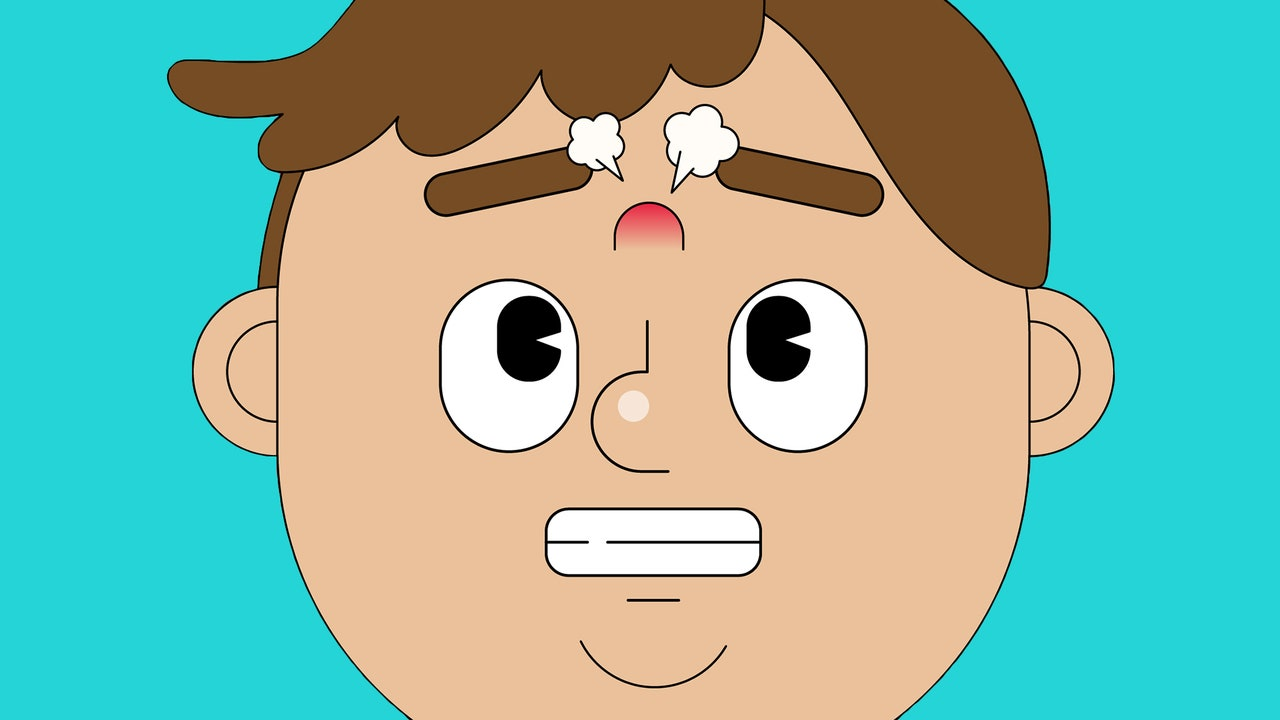
#> input picture face.jpg, 1280 x 720 px
$ jupyter execute main.ipynb
#> lines starting #> are read from the running program, lines starting #| are printed output that depends on the picture
[cell 1]
import cv2
import numpy as np
from matplotlib import pyplot as plt

[cell 2]
def display_image_in_actual_size(im_path):

#> called with im_path = './face.jpg'
    dpi = 80
    im_data = plt.imread(im_path)
#> im_data is the input picture: shape (720, 1280, 3); mean R, G, B 134, 183.5, 165
    height, width, depth = im_data.shape
#> height = 720; width = 1280; depth = 3

    # What size does the figure need to be in inches to fit the image?
    figsize = width / float(dpi), height / float(dpi)
#> figsize = (16, 9)

    # Create a figure of the right size with one axes that takes up the full figure
    fig = plt.figure(figsize=figsize)
    ax = fig.add_axes([0, 0, 1, 1])

    # Hide spines, ticks, etc.
    ax.axis('off')

    # Display the image.
    ax.imshow(im_data)

    plt.show()

[cell 3]
display_image_in_actual_size("./face.jpg")

[cell 4]
gray_base = cv2.imread('face.jpg', 0)
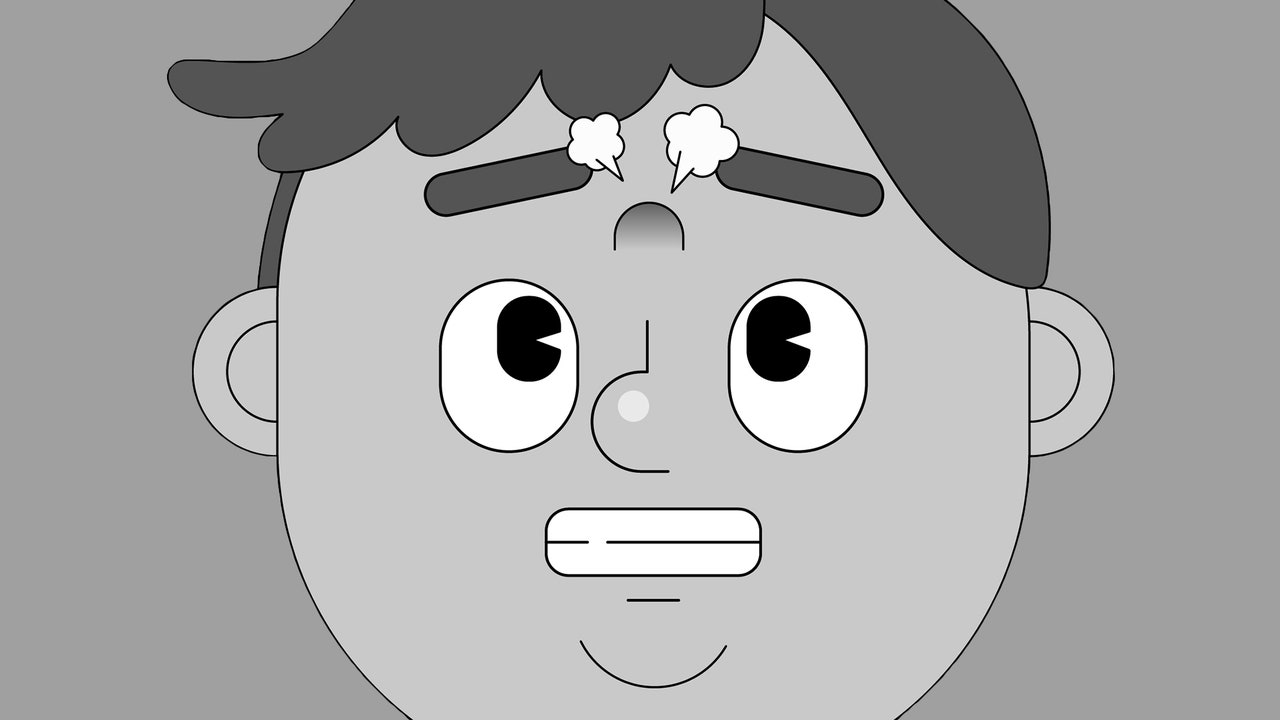
#> gray_base: shape (720, 1280); min 0, max 255, mean 166.5

# fast fourier transform for grayscale base image
f_base = np.fft.fft2(gray_base)

# zero frequency component (DC component) will be at top left corner
# if you want to bring it to center, you need to shift the result by N/2 in both the directions
f_base_shift = np.fft.fftshift(f_base)
magnitude_spectrum = 20 * np.log(np.abs(f_base_shift))
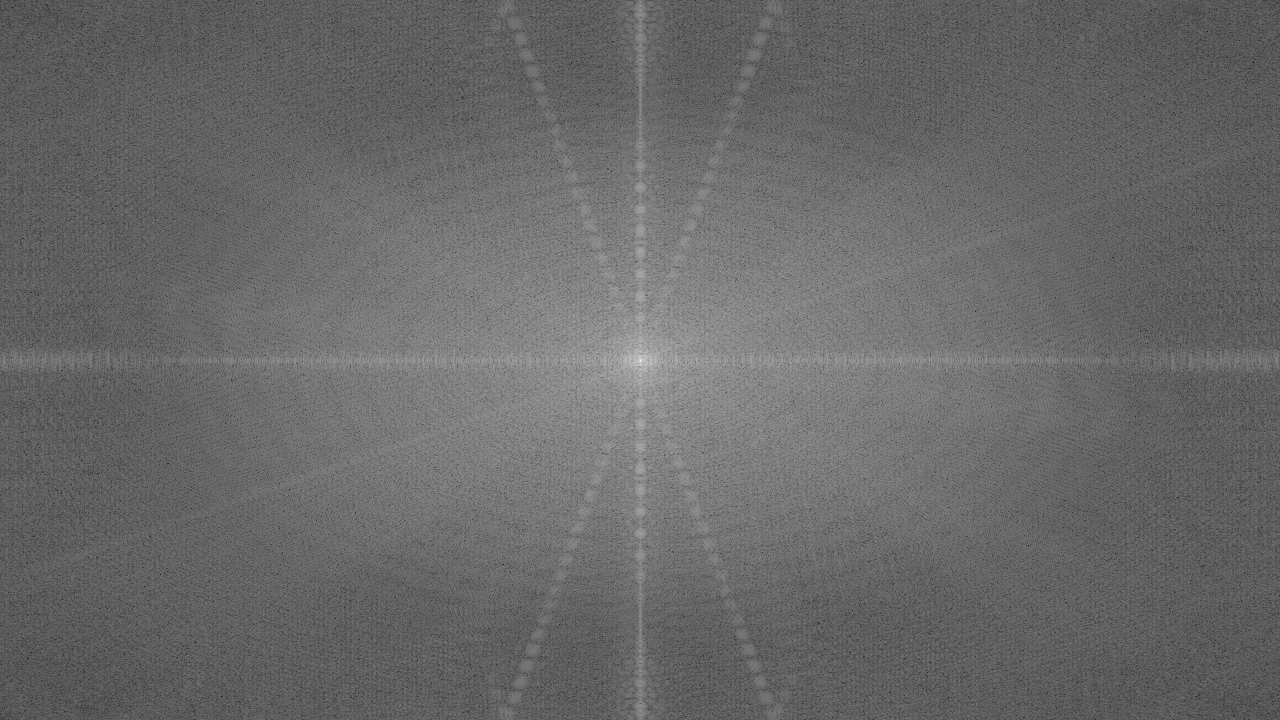
#> magnitude_spectrum: shape (720, 1280) float64; min 28.21, max 377, mean 171.9; drawn with min black and max white

# apply side-by-side plots for kernels
plt.figure(num='Base and Magnitude Spectrum', figsize=(20,10))
plt.subplot(121), plt.imshow(gray_base, cmap = 'gray')
plt.title('Base'), plt.xticks([]), plt.yticks([])
plt.subplot(122),plt.imshow(magnitude_spectrum, cmap='gray')
plt.title('Magnitude Spectrum'), plt.xticks([]), plt.yticks([])

plt.show()
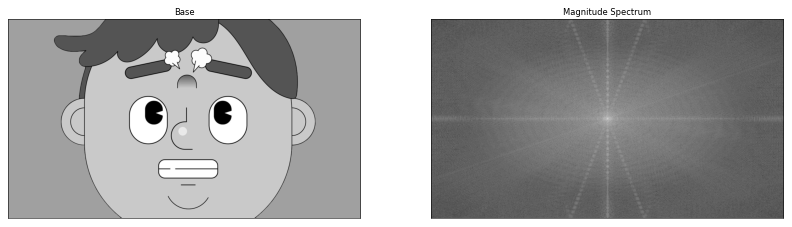
#> figure drawn by matplotlib, 2 panels

[cell 5]
rows, cols = gray_base.shape
#> rows = 720; cols = 1280
crow, ccol = rows//2 , cols//2
#> crow = 360; ccol = 640

# simply remove the low frequencies by masking with a rectangular window of size 60x60
f_base_shift[crow-30:crow+31, ccol-30:ccol+31] = 0

# apply the inverse shift using np.fft.ifftshift()
# so that DC component again come at the top-left corner
f_ishift = np.fft.ifftshift(f_base_shift)

# find inverse FFT using np.ifft2()
img_back = np.fft.ifft2(f_ishift)

# the result will be a complex number, we can take its absolute value
img_back = np.real(img_back)
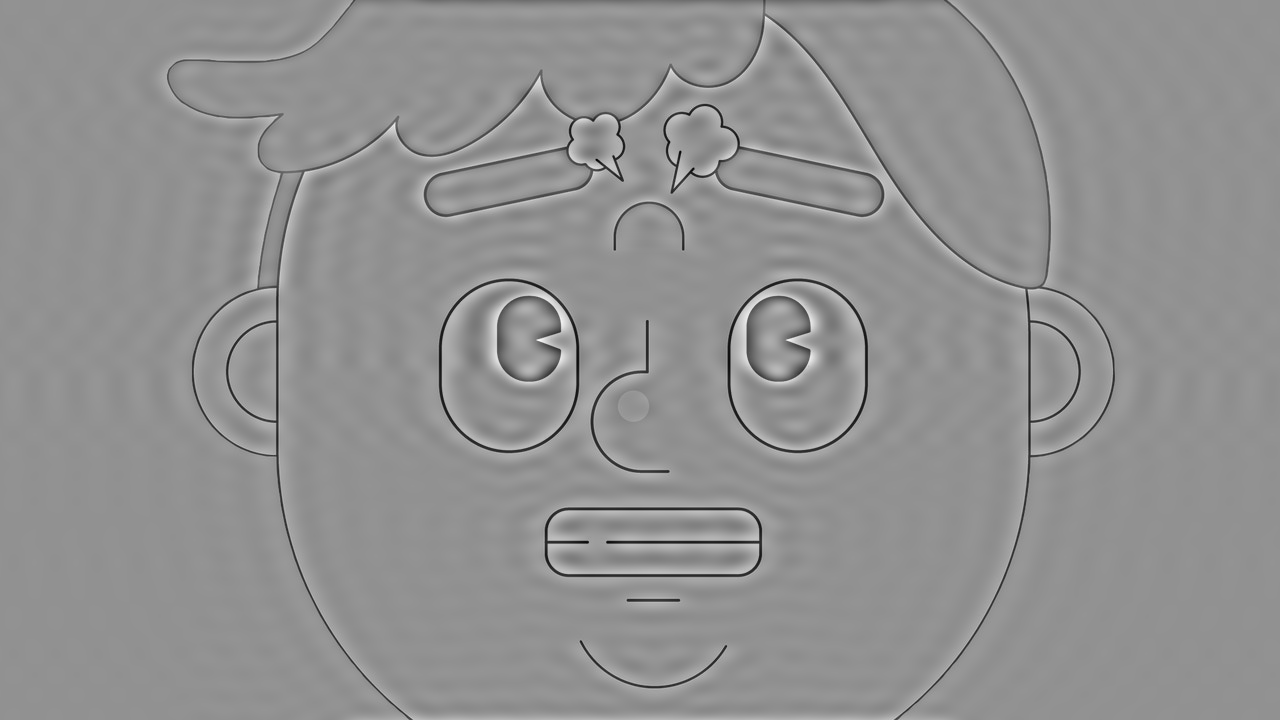
#> img_back: shape (720, 1280) float64; min -242.5, max 181.6, mean 0; drawn with min black and max white
plt.figure(num='Base and Magnitude Spectrum', figsize=(25,5))
plt.subplot(131),plt.imshow(gray_base, cmap = 'gray')
plt.title('Input Image'), plt.xticks([]), plt.yticks([])
plt.subplot(132),plt.imshow(img_back, cmap = 'gray')
plt.title('Image after HPF'), plt.xticks([]), plt.yticks([])
plt.subplot(133),plt.imshow(img_back, cmap = 'jet')
plt.title('Result in JET'), plt.xticks([]), plt.yticks([])

plt.show()
